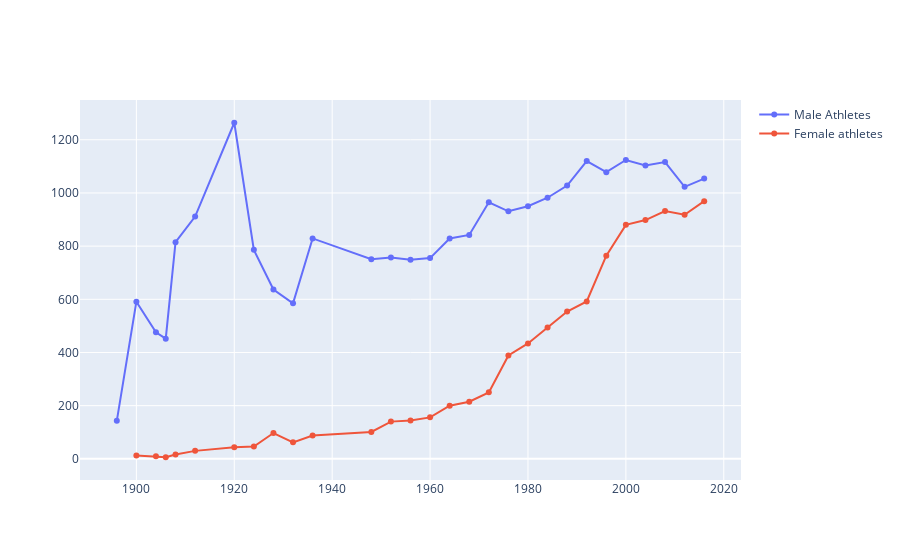

Notebook code cell kept with this figure:
### Code cell
fig = go.Figure()
fig.add_trace(go.Scatter(x=males.keys(), y=list(males),
                    mode='lines+markers',
                    name='Male Athletes'))
fig.add_trace(go.Scatter(x=females.keys(), y=list(females),
                    mode='lines+markers',
                    name='Female athletes'))

fig.show()

### Figure 1 — Plotly figure (JSON) as saved in the notebook; plotly's stock layout.template omitted (floating-point values rounded to 4 significant figures)
{"data": [{"mode": "lines+markers", "name": "Male Athletes", "type": "scatter", "x": [1896, 1900, 1904, 1906, 1908, 1912, 1920, 1924, 1928, 1932, 1936, 1948, 1952, 1956, 1960, 1964, 1968, 1972, 1976, 1980, 1984, 1988, 1992, 1996, 2000, 2004, 2008, 2012, 2016], "y": [143, 591, 476, 452, 815, 911, 1264, 786, 637, 585, 829, 751, 757, 749, 755, 829, 842, 965, 931, 950, 982, 1028, 1120, 1078, 1124, 1103, 1116, 1023, 1054]}, {"mode": "lines+markers", "name": "Female athletes", "type": "scatter", "x": [1900, 1904, 1906, 1908, 1912, 1920, 1924, 1928, 1932, 1936, 1948, 1952, 1956, 1960, 1964, 1968, 1972, 1976, 1980, 1984, 1988, 1992, 1996, 2000, 2004, 2008, 2012, 2016], "y": [13, 10, 6, 16, 30, 44, 46, 97, 62, 88, 101, 140, 144, 156, 200, 215, 250, 389, 434, 494, 554, 592, 764, 880, 898, 932, 918, 969]}], "layout": {}}
